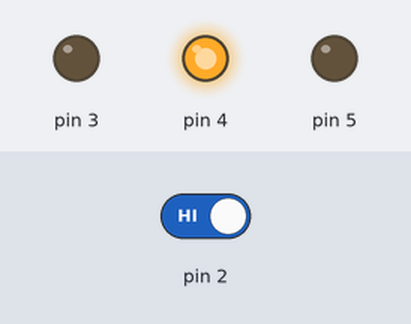
A sketch run on a simulated Arduino Uno, built with avr-gcc and run on an emulated ATmega328P. Parts: output pins drawn as LEDs (lit = HIGH). The test bench sets the inputs (shaded band); at power-on: pin 2 HIGH.

Above: at 3.3 s.
3.4 s: pin 2 driven LOW
At 4.5 s:
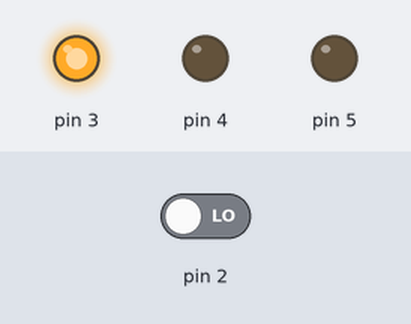
5.2 s: pin 2 driven HIGH
At 6.6 s:
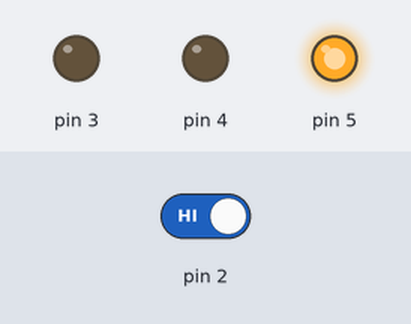
Timing chart, 0 to 14.7 s (numbered marks = the images above; inputs shaded):
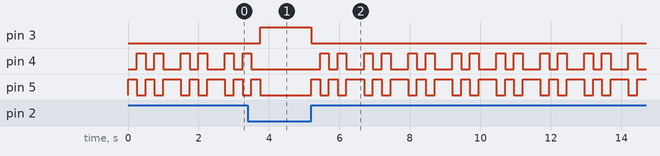

The sketch:

project_02.ino
```cpp
int switchState = 0;

void setup() {
  // put your setup code here, to run once:
  pinMode(3,OUTPUT);
  pinMode(4,OUTPUT);
  pinMode(5,OUTPUT);
  pinMode(2,INPUT);
}

void loop() {
  // put your main code here, to run repeatedly:
  switchState = digitalRead(2);

  if(switchState == LOW){
    // button not pressed

    digitalWrite(3,HIGH); // green LED
    digitalWrite(4,LOW); // red LED
    digitalWrite(5,LOW); // red LED
  }else{
    // button pressed

    digitalWrite(3,LOW); // green LED
    digitalWrite(4,LOW); // red LED
    digitalWrite(5,HIGH); // red LED

    delay(250); // wait a quarter secound

    // toggle the LEDs
    digitalWrite(4,HIGH); // red LED
    digitalWrite(5,LOW); // red LED

    delay(250);

    // toggle the LEDs
    digitalWrite(4,0); // red LED
    digitalWrite(5,1); // red LED

    delay(250);

    // toggle the LEDs
    digitalWrite(4,HIGH); // red LED
    digitalWrite(5,LOW); // red LED

    delay(250);

    // toggle the LEDs
    digitalWrite(4,0); // red LED
    digitalWrite(5,1); // red LED

    delay(250);

  }
  // back to start of loop
}
```

Measured:
- after the input at 3.4 s, pin 3: LOW → HIGH after 0.35 s; pin 4: goes on until 3.5 s, then stays LOW
- after the input at 5.2 s, pin 3: HIGH → LOW at once; pin 4: LOW → HIGH after 0.25 s, then repeats every 1.3 s: LOW 0.25 s, HIGH 0.25 s, LOW 0.50 s, HIGH 0.25 s; pin 5: LOW → HIGH at once, then repeats every 1.3 s: LOW 0.25 s, HIGH 0.25 s, LOW 0.25 s, HIGH 0.50 s
- by itself, pin 4: repeats every 1.3 s: LOW 0.25 s, HIGH 0.25 s, LOW 0.50 s, HIGH 0.25 s
- by itself, pin 5: repeats every 1.3 s: LOW 0.25 s, HIGH 0.25 s, LOW 0.25 s, HIGH 0.50 s
